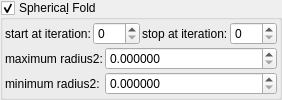
    <widget class="MyGroupBox" name="groupCheck_transf_function_enabledS_false">
     <property name="title">
      <string>Spherica&amp;l Fold</string>
     </property>
     <property name="checkable">
      <bool>true</bool>
     </property>
     <layout class="QVBoxLayout" name="verticalLayout_21" stretch="0,0">
      <property name="spacing">
       <number>2</number>
      </property>
      <property name="leftMargin">
       <number>2</number>
      </property>
      <property name="topMargin">
       <number>2</number>
      </property>
      <property name="rightMargin">
       <number>2</number>
      </property>
      <property name="bottomMargin">
       <number>2</number>
      </property>
      <item>
       <layout class="QGridLayout" name="gridLayout_73">
        <property name="spacing">
         <number>2</number>
        </property>
        <item row="0" column="0">
         <widget class="QLabel" name="label_257">
          <property name="text">
           <string>start at iteration:</string>
          </property>
         </widget>
        </item>
        <item row="0" column="3">
         <widget class="MySpinBox" name="spinboxInt_transf_stop_iterations_S">
          <property name="sizePolicy">
           <sizepolicy hsizetype="Minimum" vsizetype="Maximum">
            <horstretch>0</horstretch>
            <verstretch>0</verstretch>
           </sizepolicy>
          </property>
          <property name="maximum">
           <number>999</number>
          </property>
         </widget>
        </item>
        <item row="0" column="1">
         <widget class="MySpinBox" name="spinboxInt_transf_start_iterations_S">
          <property name="sizePolicy">
           <sizepolicy hsizetype="Minimum" vsizetype="Maximum">
            <horstretch>0</horstretch>
            <verstretch>0</verstretch>
           </sizepolicy>
          </property>
          <property name="maximum">
           <number>999</number>
          </property>
         </widget>
        </item>
        <item row="0" column="2">
         <widget class="QLabel" name="label_258">
          <property name="text">
           <string>stop at iteration:</string>
          </property>
         </widget>
        </item>
       </layout>
      </item>
      <item>
       <layout class="QGridLayout" name="gridLayout_15" columnstretch="0,1">
        <property name="spacing">
         <number>2</number>
        </property>
        <item row="1" column="1">
         <widget class="MyDoubleSpinBox" name="spinbox_transf_maxR2_1">
          <property name="sizePolicy">
           <sizepolicy hsizetype="Minimum" vsizetype="Maximum">
            <horstretch>0</horstretch>
            <verstretch>0</verstretch>
           </sizepolicy>
          </property>
          <property name="prefix">
           <string/>
          </property>
          <property name="suffix">
           <string/>
          </property>
          <property name="decimals">
           <number>6</number>
          </property>
          <property name="minimum">
           <double>0.000000000000000</double>
          </property>
          <property name="maximum">
           <double>99.989999999999995</double>
          </property>
          <property name="singleStep">
           <double>0.100000000000000</double>
          </property>
         </widget>
        </item>
        <item row="1" column="0">
         <widget class="QLabel" name="label_5">
          <property name="text">
           <string>maximum radius2:</string>
          </property>
         </widget>
        </item>
        <item row="2" column="1">
         <widget class="MyDoubleSpinBox" name="spinbox_transf_minR2_p25">
          <property name="sizePolicy">
           <sizepolicy hsizetype="Minimum" vsizetype="Maximum">
            <horstretch>0</horstretch>
            <verstretch>0</verstretch>
           </sizepolicy>
          </property>
          <property name="prefix">
           <string/>
          </property>
          <property name="suffix">
           <string/>
          </property>
          <property name="decimals">
           <number>6</number>
          </property>
          <property name="minimum">
           <double>0.000000000000000</double>
          </property>
          <property name="maximum">
           <double>99.989999999999995</double>
          </property>
          <property name="singleStep">
           <double>0.100000000000000</double>
          </property>
         </widget>
        </item>
        <item row="2" column="0">
         <widget class="QLabel" name="label_9">
          <property name="text">
           <string>minimum radius2:</string>
          </property>
         </widget>
        </item>
       </layout>
      </item>
     </layout>
    </widget>
